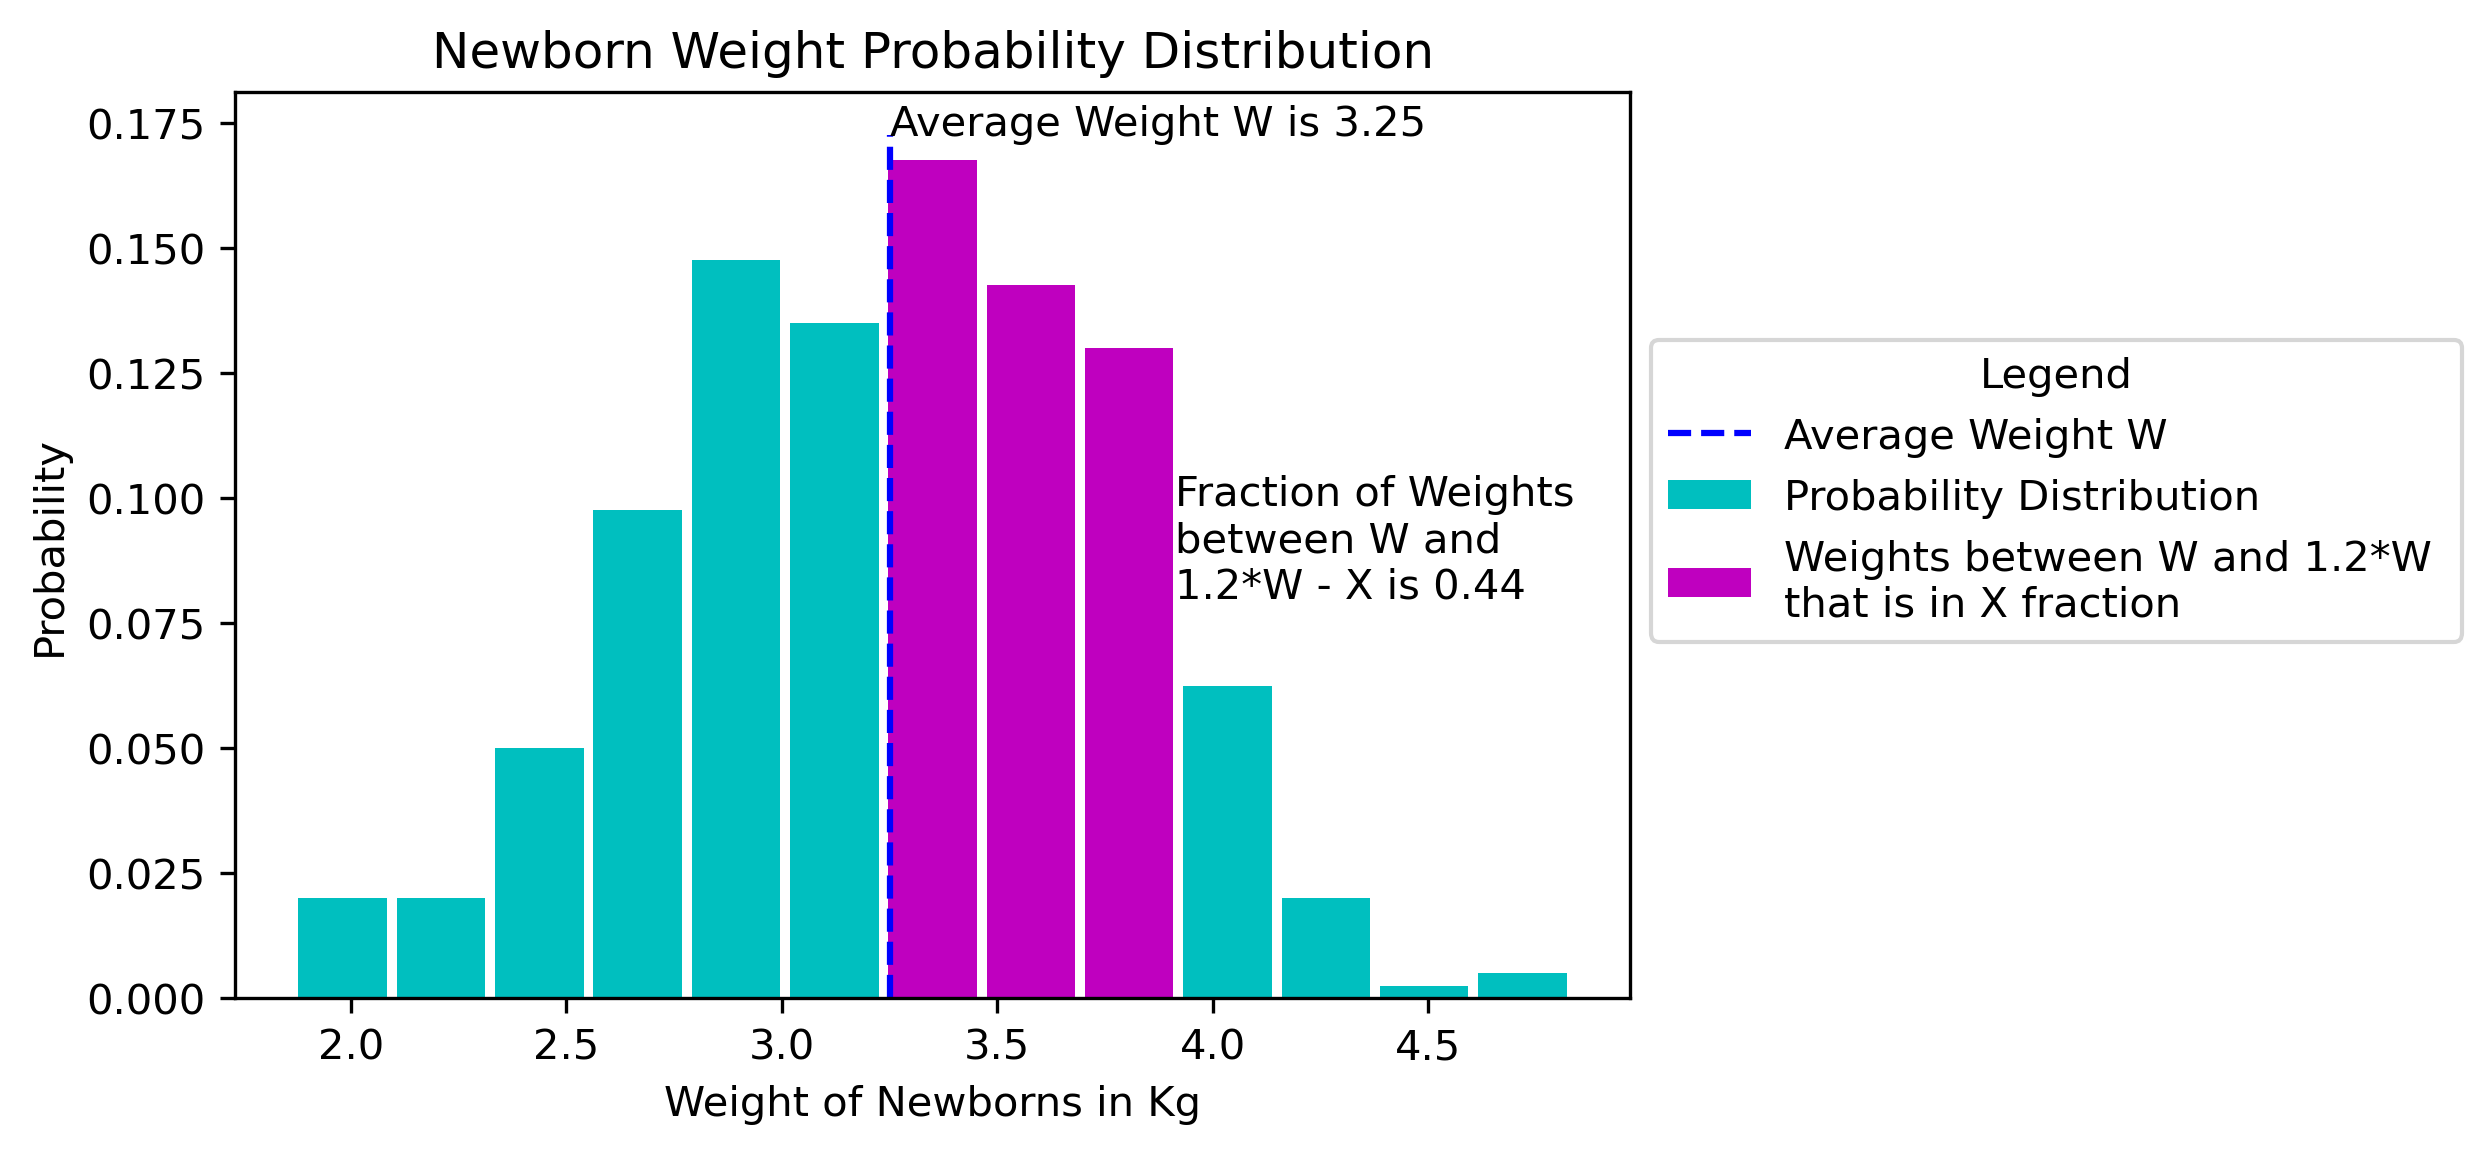

This figure's Python source:
# -*- coding: utf-8 -*-

#Importing necessary libraries
import numpy as np
import matplotlib.pyplot as plt

#Reading data of new born babies weights in Kilograms
new_borns_wt = np.genfromtxt('data2.csv', delimiter=' ').astype(float)

#Creating Distribution of my data
hist, edges = np.histogram(new_borns_wt, bins=13)

#Finding Distribution centres and Probability of the Distribution
centres = 0.5*(edges[1:]+edges[:-1])
widths = edges[1:]-edges[:-1]
prob = hist/np.sum(hist)

print('Weight Distribution centres', '\n', centres, '\n')
print('Weight Distribution probability', '\n', prob, '\n')

#Finding Average Weight of New Born babies
W = np.sum(centres*prob)
print('Average Weight of distribution - W is', f'{W.round(2)}Kg', '\n')

#Finding fraction of babies born weighting between W and 1.2W
X_weights = prob*((centres > W) & (centres < 1.2*W))
X = (np.sum(X_weights)).round(2)
print('Fraction of babies born weighting between W and 1.2W - X is', f'{X}')

#Plotting the outputs in a single plot
fig = plt.figure()

plt.bar(centres, prob, width=0.9*widths, color='c',
        label='Probability Distribution')

plt.plot([W, W], [0., np.max(prob)+0.005], 'b--', label='Average Weight W')
plt.text(W, np.max(prob)+0.005, f'Average Weight W is {W.round(2)}')

plt.bar(centres, X_weights, width=0.9*widths,
        color='m', label='Weights between W and 1.2*W \n' +
        'that is in X fraction')
plt.text(1.2*W+0.01, 0.08, 'Fraction of Weights' + '\n'
         + 'between W and \n1.2*W '+f'- X is {X}')

plt.xlabel('Weight of Newborns in Kg')
plt.ylabel('Probability')
plt.title('Newborn Weight Probability Distribution')
plt.legend(title='Legend', bbox_to_anchor=(1, 0.75))
plt.savefig('22028322.png', bbox_inches='tight', dpi=300)
plt.show()
